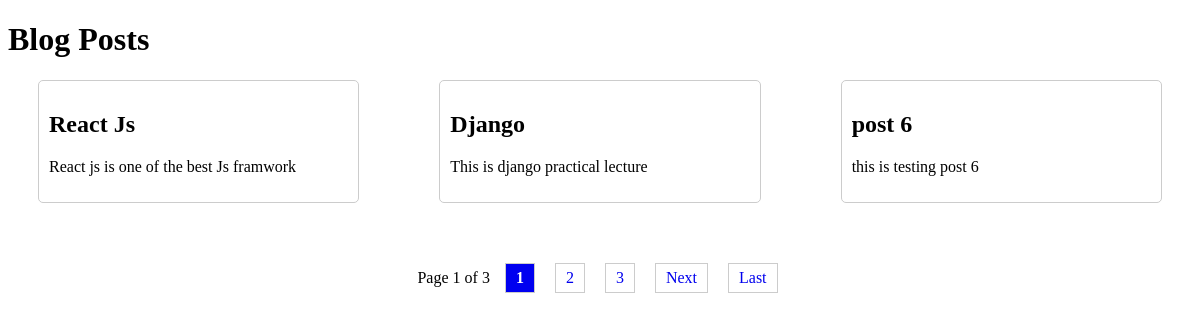
The page /blog/list/ on the database as committed earlier.
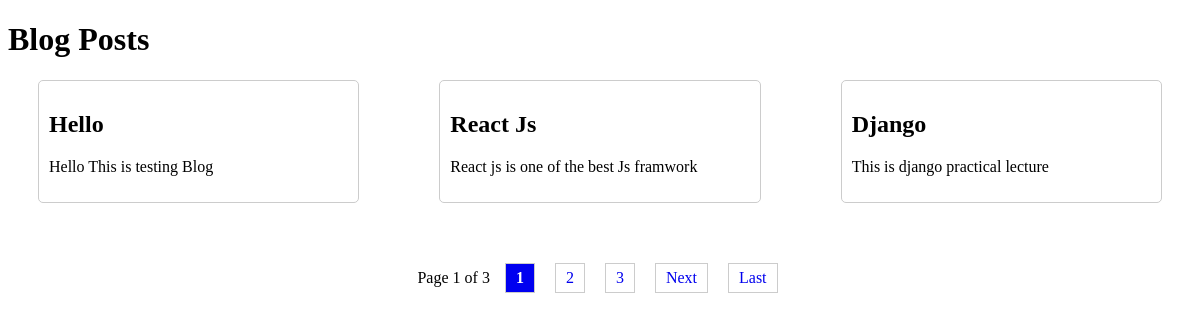
The same page on the database as committed later.
### blog/models.py (models this page shows, shortened)
class Post(models.Model):
    title = models.CharField(max_length=200)
    content = models.TextField()
    author = models.CharField(max_length=50)
    created_at = models.DateTimeField(auto_now_add=True)

### blog/views.py (the view)
# urls.py: path('list/', views.post_list, name='post_list'),
def post_list(request):
    posts = Post.objects.all().order_by('-id')  # Order posts by newest first
    paginator = Paginator(posts, 3)  # Show 2 posts per page
    page_number = request.GET.get('page')
    page_obj = paginator.get_page(page_number)
    return render(request, 'blog/post_list.html', {'page_obj': page_obj})

### blog/templates/blog/post_list.html (shortened to what this page needs)
<!DOCTYPE html>
<html>
<head>
</head>
<body>
    <h1>Blog Posts</h1>
    <div class="posts">
        {% for post in page_obj %}
            <div class="post">
                <h2>{{ post.title }}</h2>
                <p>{{ post.content }}</p>
            </div>
        {% endfor %}
    </div>
    <div class="pagination">
        <span class="">
            Page {{ page_obj.number }} of {{ page_obj.paginator.num_pages }}
        </span>
        {% for num in page_obj.paginator.page_range %}
            {% if page_obj.number == num %}
                <span class="current">{{ num }}</span>
            {% else %}
                <a href="?page={{ num }}">{{ num }}</a>
            {% endif %}
        {% endfor %}
        {% if page_obj.has_next %}
            <a href="?page={{ page_obj.next_page_number }}">Next</a>
            <a href="?page={{ page_obj.paginator.num_pages }}">Last</a>
        {% endif %}
    </div>
</body>
</html>

Rows that differ between the two databases and show on the page:
no longer on this page (row edited): Post: title "post 6", content "this is testing post 6"
added Post: title "Hello", content "Hello This is testing Blog"
